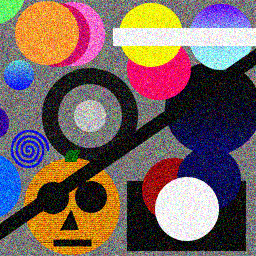
#> input picture CSProj/CS650/Lab 2/circles.ppm, 256 x 256 px
$ python testEdgeDetection02Ref.py
#> lines starting #> are read from the running program, lines starting #| are printed output that depends on the picture; after the words box and inside, x2 and y2 are one past the last pixel; in counts of white or black regions, pixels touching at a corner belong together
'''
Created on Sep 17, 2014

@author: daqing_yi
'''
import cv2
import numpy as np
import matplotlib.pyplot as plt

#img_filename = '2D_White_Box.pgm'
#img_filename = 'blocks.pgm'
#img_filename = 'simplecircles.ppm'
img_filename = 'circles.ppm'
img = cv2.imread(img_filename, 0)
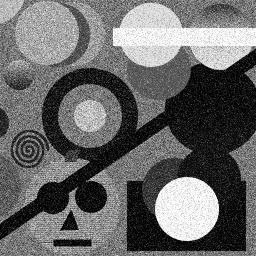
#> img: shape (256, 256); min 0, max 255, mean 104.3

img_canny = cv2.Canny(img, 160, 200)
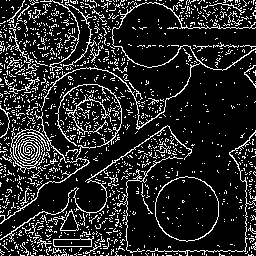
#> img_canny: shape (256, 256); 15.4% white in thin lines or dots

fig = plt.figure()
ax1 = fig.add_subplot(121)
ax1.imshow(img,cmap = 'gray')
ax1.set_title('Original')
ax1.set_xticks([])
ax1.set_yticks([])

ax2 = fig.add_subplot(122)
ax2.imshow(img_canny,cmap = 'gray')
ax2.set_title('Canny')
ax2.set_xticks([])
ax2.set_yticks([])

plt.show()
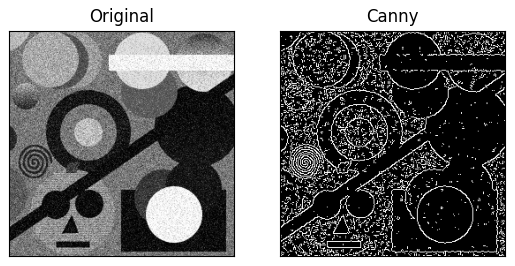
#> figure drawn by matplotlib, 2 panels

$ run again, with CSProj/CS650/Lab 2/blocks.pgm saved as CSProj/CS650/Lab 2/circles.ppm
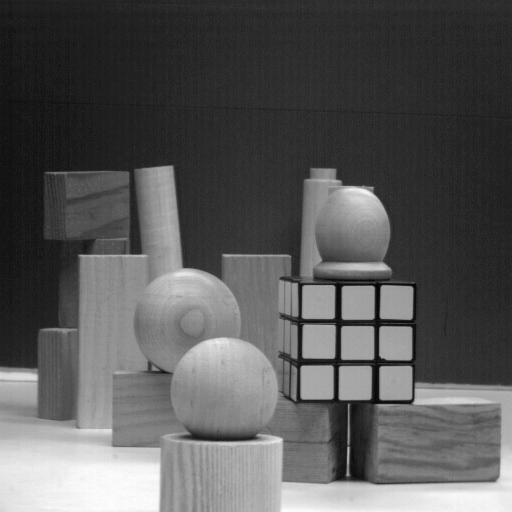
#> input picture CSProj/CS650/Lab 2/blocks.pgm, 512 x 512 px
#> img is the input picture: shape (512, 512); min 0, max 255, mean 88.8
#> `img_canny = cv2.Canny(img, 160, 200)`:
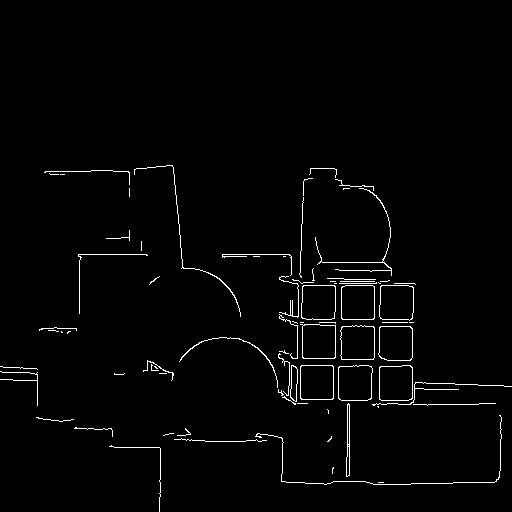
#> img_canny: shape (512, 512); 1.8% white in thin lines or dots, all inside (x1, y1, x2, y2) = (0, 165, 512, 512)
#> `plt.show()`:
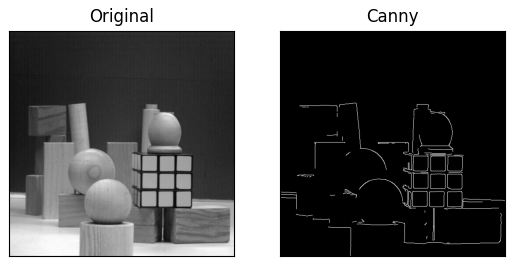
#> figure drawn by matplotlib, 2 panels
